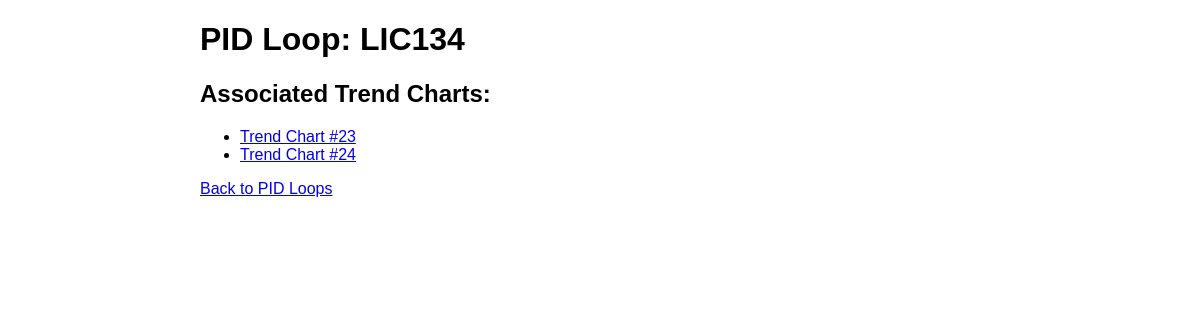
Before: /pid-loop/1/ with the older database file.
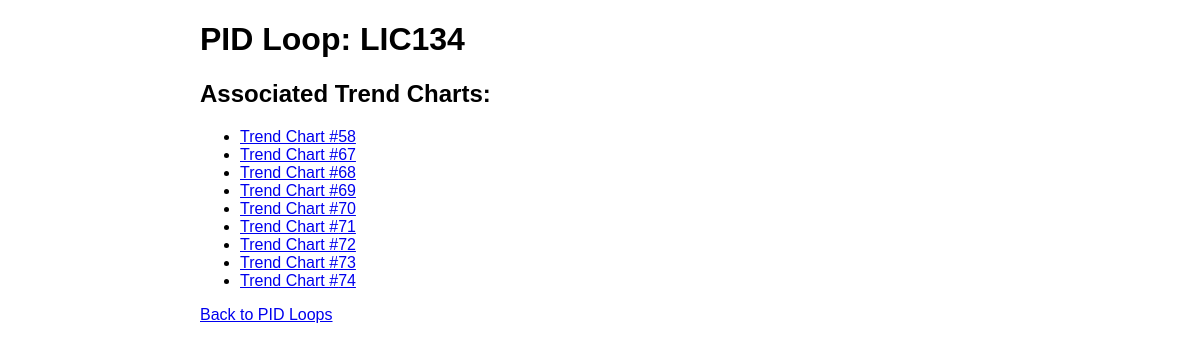
After: the same page with the newer database file.
### tuner/models.py (models this page shows, shortened)
class TrendChart(models.Model):
    pid_loop = models.ForeignKey("PIDLoop", on_delete=models.CASCADE)
    uploaded_at = models.DateTimeField(default=now)  # Stored in UTC
    csv_file = models.FileField(upload_to="trend_charts/", blank=True, null=True)
    description = models.TextField(blank=True, null=True)

### tuner/views.py (the view)
# urls.py: path('pid-loop/<int:loop_id>/', pid_loop_detail, name='pid_loop_detail'),
def pid_loop_detail(request, loop_id):
    pid_loop = get_object_or_404(PIDLoop, id=loop_id)
    trend_charts = TrendChart.objects.filter(pid_loop=pid_loop)
    return render(request, "pid_loop_detail.html", {
        "pid_loop": pid_loop,
        "trend_charts": trend_charts
    })

### tuner/templates/pid_loop_detail.html
{% extends "base.html" %}
{% block content %}
<h1>PID Loop: {{ pid_loop.name }}</h1>
<h2>Associated Trend Charts:</h2>
<ul>
    {% for chart in trend_charts %}
        <li><a href="{% url 'view_trend_chart' chart.id %}">Trend Chart #{{ chart.id }}</a></li>
    {% empty %}
        <li>No trend charts available.</li>
    {% endfor %}
</ul>
<a href="{% url 'pid_loop_list' %}">Back to PID Loops</a>
{% endblock %}

Changed rows visible on the page:
removed TrendChart: id "23"
removed TrendChart: id "24"
added TrendChart: id "58"
added TrendChart: id "67"
added TrendChart: id "68"
added TrendChart: id "69"
added TrendChart: id "70"
added TrendChart: id "71"
added TrendChart: id "72"
added TrendChart: id "73"
added TrendChart: id "74"
